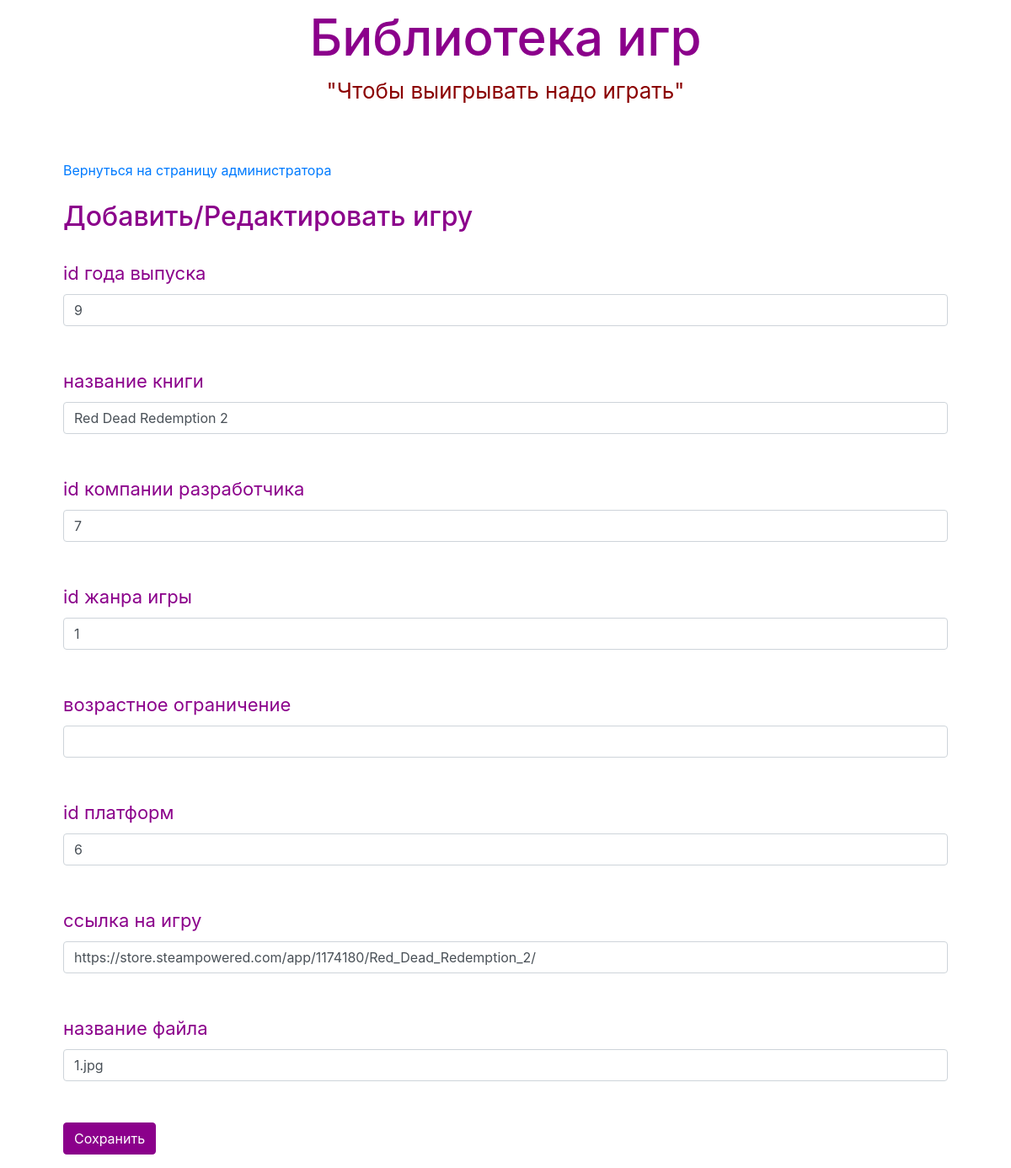
Screenshot of /edit_game/1 (signed in) with the database file from the repository.
### data/games.py (models this page shows, shortened)
class Game(SqlAlchemyBase):
    __tablename__ = 'games'
    id = sqlalchemy.Column(sqlalchemy.Integer, primary_key=True, autoincrement=True)
    id_year = sqlalchemy.Column(sqlalchemy.Integer, sqlalchemy.ForeignKey("years.id"))
    year = orm.relation('Year')
    game_name = sqlalchemy.Column(sqlalchemy.String, nullable=True)
    id_company = sqlalchemy.Column(sqlalchemy.Integer, sqlalchemy.ForeignKey("companys.id"))
    company = orm.relation('Company')
    id_genres = sqlalchemy.Column(sqlalchemy.Integer, sqlalchemy.ForeignKey("genres.id"))
    genres = orm.relation('Genres')
    age_restriction = sqlalchemy.Column(sqlalchemy.Integer, nullable=True)
    id_platforms = sqlalchemy.Column(sqlalchemy.Integer, sqlalchemy.ForeignKey("platforms.id"))
    platform = orm.relation('Platform')
    link = sqlalchemy.Column(sqlalchemy.String, nullable=True)
    img = sqlalchemy.Column(sqlalchemy.String, nullable=True)

### main.py (the view, shortened to what this page needs)
@app.route('/edit_game/<int:id>', methods=['GET', 'POST'])
@login_required
def edit_game(id):
    form = AddGameForm()
    if request.method == "GET":
        db_sess = db_session.create_session()
        gm = db_sess.query(Game).filter(Game.id == id).first()
        if gm:
            form.id_year.data = gm.id_year
            form.game_name.data = gm.game_name
            form.id_company.data = gm.id_company
            form.id_genres.data = gm.id_genres
            form.age_restriction.data = gm.age_restriction
            form.id_platforms.data = gm.id_platforms
            form.link.data = gm.link
            form.img.data = gm.img
        else:
            abort(404)
    return render_template('add_game.html', title='Редактирование игр', form=form)

### data/add_game.py
class AddGameForm(FlaskForm):
    id_year = IntegerField('id года выпуска', validators=[DataRequired()])
    game_name = StringField('название книги', validators=[DataRequired()])
    id_company = IntegerField('id компании разработчика', validators=[DataRequired()])
    id_genres = IntegerField('id жанра игры', validators=[DataRequired()])
    age_restriction = IntegerField('возрастное ограничение', validators=[DataRequired()])
    id_platforms = IntegerField("id платформ", validators=[DataRequired()])
    link = StringField('ссылка на игру', validators=[DataRequired()])
    img = StringField('название файла', validators=[DataRequired()])
    submit = SubmitField('Сохранить')

### data/db_session.py (called while the page is built)
def create_session() -> Session:
    global __factory
    return __factory()

### main.py (called while the page is built)
@login_manager.user_loader
def load_user(user_id):
    db_sess = db_session.create_session()
    return db_sess.query(User).get(user_id)

### templates/add_game.html (shortened to what this page needs)
{% extends "base.html" %}
{% block content %}
<br>
<a href="http://127.0.0.1:5000/index_admin" >Вернуться на страницу администратора</a>
<br>
<br>
<h2>Добавить/Редактировать игру</h2>
<br>
<form action="" method="post">
    <p>
        {{ form.id_year.label }}<br>
        {{ form.id_year(class="form-control") }}<br>
    </p>
    <p>
        {{ form.game_name.label }}<br>
        {{ form.game_name(class="form-control") }}<br>
    </p>
    <p>
        {{ form.id_company.label }}<br>
        {{ form.id_company(class="form-control") }}<br>
    </p>
    <p>
        {{ form.id_genres.label }}<br>
        {{ form.id_genres(class="form-control") }}<br>
    </p>
    <p>
        {{ form.age_restriction.label }}<br>
        {{ form.age_restriction(class="form-control") }}<br>
    </p>
    <p>
        {{ form.id_platforms.label }}<br>
        {{ form.id_platforms(class="form-control") }}<br>
    </p>
    <p>
        {{ form.link.label }}<br>
        {{ form.link(class="form-control") }}<br>
    </p>
    <p>
        {{ form.img.label }}<br>
        {{ form.img(class="form-control") }}<br>
    </p>
    <p>{{ form.submit(type="submit", class="btn btn-primary") }}</p>
</form>
{% endblock %}

### static/css/style.css (style rules this page uses)
p { color : #8B008B; font-size: 22px }
h2 { color :#8B008B; }
body { background-image: url("https://catherineasquithgallery.com/uploads/posts/2021-03/1614766690_50-p-igrovie-foni-dlya-youtube-58.jpg"); }
.btn-primary { background-color: #8B008B; border-color: #8B008B; }

### rows the page displays
Game: id_year "9", game_name "Red Dead Redemption 2", id_company "7", id_genres "1", id_platforms "6", link "https://store.steampowered.com/app/1174180/Red_Dead_Redemption_2/", img "1.jpg"
